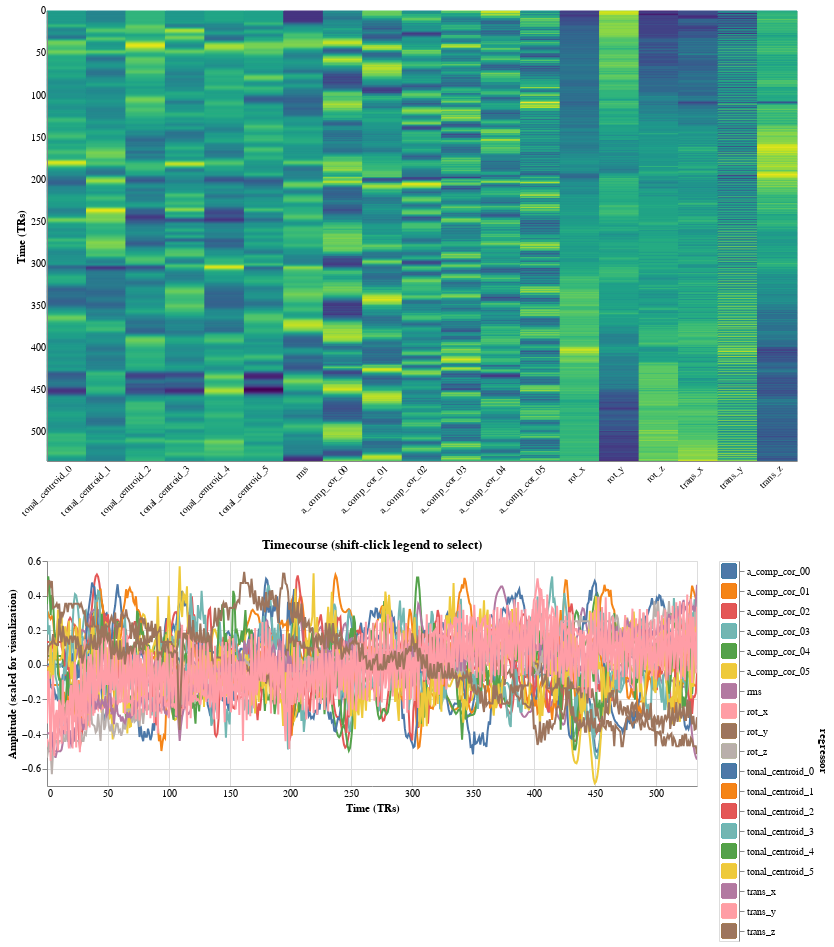

The code cell stored with this chart in its notebook:
### Code cell
tonal_rms_models['+'.join(tonal+rmslist)]['Budapest']['movie'].plot_report()

### Figure 1 — Vega-Lite specification as saved in the notebook (floating-point values rounded to 4 significant figures; data arrays with more than 128 entries replaced by an {"elided": "..."} marker saying what was removed)
{"$schema": "https://vega.github.io/schema/vega-lite/v4.8.1.json", "config": {"scale": {"bandPaddingInner": 0.0}, "view": {"continuousHeight": 300, "continuousWidth": 400}}, "data": {"name": "data-8b198dcaa32f7325219bd5a6c74a1002"}, "datasets": {"data-8b198dcaa32f7325219bd5a6c74a1002": {"elided": "10165 records"}}, "resolve": {"scale": {"color": "independent"}}, "vconcat": [{"encoding": {"fill": {"field": "value", "legend": null, "scale": {"scheme": "viridis"}, "sort": "ascending", "type": "quantitative"}, "stroke": {"field": "value", "legend": null, "scale": {"scheme": "viridis"}, "sort": "ascending", "type": "quantitative"}, "x": {"axis": {"labelAngle": -45, "ticks": false, "title": null}, "field": "regressor", "sort": null, "type": "nominal"}, "y": {"axis": {"labels": true, "ticks": false, "title": "Time (TRs)", "values": [0, 50, 100, 150, 200, 250, 300, 350, 400, 450, 500]}, "field": "scan_number", "type": "ordinal"}}, "height": 450, "mark": "rect", "width": 750}, {"hconcat": [{"encoding": {"color": {"field": "regressor", "legend": null, "type": "nominal"}, "x": {"axis": {"ticks": false, "title": "Time (TRs)", "values": [0, 50, 100, 150, 200, 250, 300, 350, 400, 450, 500]}, "field": "scan_number", "scale": {"domain": [0, 534]}, "type": "quantitative"}, "y": {"axis": {"title": "Amplitude (scaled for visualization)"}, "field": "value", "type": "quantitative"}}, "height": 225, "mark": {"clip": true, "type": "line"}, "title": "Timecourse (shift-click legend to select)", "transform": [{"filter": {"selection": "selector463"}}], "width": 650}, {"encoding": {"color": {"field": "regressor", "legend": null, "type": "nominal"}, "y": {"axis": {"orient": "right"}, "field": "regressor", "type": "nominal"}}, "mark": {"size": 200, "type": "square"}, "selection": {"selector463": {"fields": ["regressor"], "type": "multi"}}}]}]}
